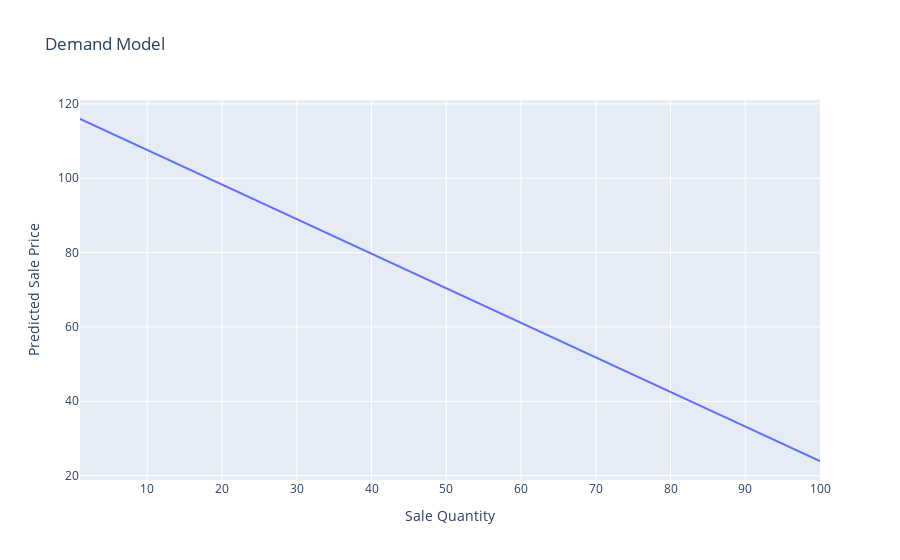

The cell this chart's notebook holds for it:
### Markdown cell above
<p>Taking the example of gold, it underperforms relative to the model (it sells less than expected for its price). At a price of £100 the expected sale rate is 18. Conversely, at a sale rate of 10, the expected price is £107.
There are many possible reasons:</p>
<ul>
    <li>There's a genuine lack of demand for more gold;</li>
    <li>It's an outlier, outliers happen and no model is perfect;</li>
    <li>It's overpriced and the elasticity of demand is greater than expected at higher price points;</li>
</ul>
<p>
If there is a lack of demand, we may want to try raising the price of gold and see if sales decrease. However, we should consider that demand *should* increase as price decreases, and the profit curve for gold supports a strategy of aiming for more sales at a lower price point.
</p>
<p>
First, let's review our demand model.
</P>
<p>
For each sale quantity, we predict the ideal price. As we've seen with gold, this will not always be totally accurate, but is a rule of thumb based on the best model we've created.
</p>

### Code cell
demand_plot = go.Figure(
    data=[
        go.Scatter(x=all_sales, y=demand_array, name='Demand Curve')
    ]
)
demand_plot.update_layout(
    title='Demand Model',
    xaxis_title='Sale Quantity',
    yaxis_title='Predicted Sale Price'
)
demand_plot.show()

### Figure 1 — Plotly figure (JSON) as saved in the notebook; plotly's stock layout.template omitted (floating-point values rounded to 4 significant figures)
{"data": [{"name": "Demand Curve", "type": "scatter", "x": [1, 2, 3, 4, 5, 6, 7, 8, 9, 10, 11, 12, 13, 14, 15, 16, 17, 18, 19, 20, 21, 22, 23, 24, 25, 26, 27, 28, 29, 30, 31, 32, 33, 34, 35, 36, 37, 38, 39, 40, 41, 42, 43, 44, 45, 46, 47, 48, 49, 50, 51, 52, 53, 54, 55, 56, 57, 58, 59, 60, 61, 62, 63, 64, 65, 66, 67, 68, 69, 70, 71, 72, 73, 74, 75, 76, 77, 78, 79, 80, 81, 82, 83, 84, 85, 86, 87, 88, 89, 90, 91, 92, 93, 94, 95, 96, 97, 98, 99, 100], "y": [115.9, 115.0, 114.1, 113.2, 112.2, 111.3, 110.4, 109.4, 108.5, 107.6, 106.6, 105.7, 104.8, 103.9, 102.9, 102.0, 101.1, 100.1, 99.21, 98.28, 97.35, 96.42, 95.49, 94.57, 93.64, 92.71, 91.78, 90.85, 89.92, 88.99, 88.06, 87.13, 86.2, 85.27, 84.34, 83.41, 82.48, 81.55, 80.62, 79.7, 78.77, 77.84, 76.91, 75.98, 75.05, 74.12, 73.19, 72.26, 71.33, 70.4, 69.47, 68.54, 67.61, 66.68, 65.75, 64.83, 63.9, 62.97, 62.04, 61.11, 60.18, 59.25, 58.32, 57.39, 56.46, 55.53, 54.6, 53.67, 52.74, 51.81, 50.88, 49.95, 49.03, 48.1, 47.17, 46.24, 45.31, 44.38, 43.45, 42.52, 41.59, 40.66, 39.73, 38.8, 37.87, 36.94, 36.01, 35.08, 34.16, 33.23, 32.3, 31.37, 30.44, 29.51, 28.58, 27.65, 26.72, 25.79, 24.86, 23.93]}], "layout": {"title": {"text": "Demand Model"}, "xaxis": {"title": {"text": "Sale Quantity"}}, "yaxis": {"title": {"text": "Predicted Sale Price"}}}}
